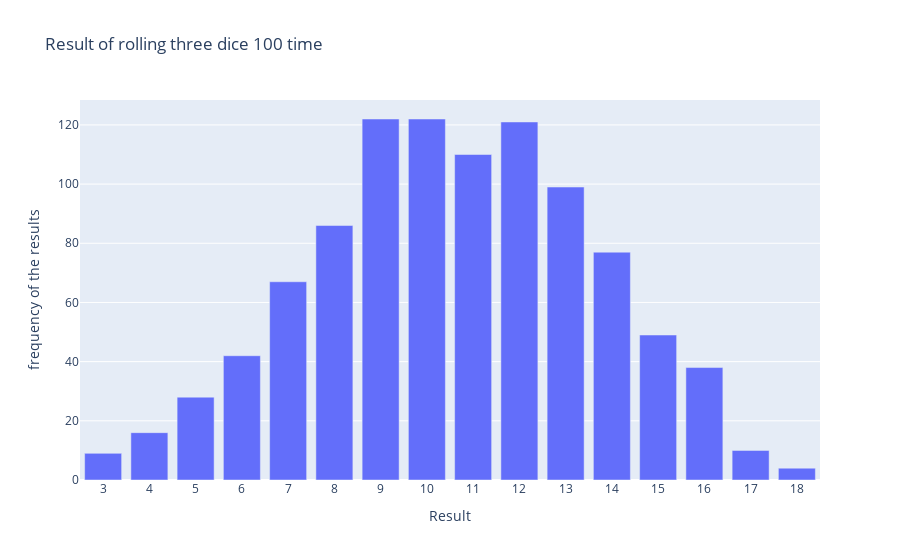

Source (notebook cell):
### Markdown cell above
15-7. Three Dice: When you roll three D6 dice, the smallest number you can roll
is 3 and the largest number is 18. Create a visualization that shows what hap-
pens when you roll three D6 dice.

### Code cell
import plotly.express as px 

# create three D6 dice 
die_1 = Die()
die_2 = Die()
die_3 = Die()

#Make some rolls, and store result in a list 
results = []
for roll_num in range(1000): 
    result = die_1.roll()+die_2.roll()+die_3.roll()
    results.append(result)

# Analyze the results
frequencies = [] 
max_results = die_1.side +die_2.side +die_3.side
poss_results = range(3,max_results+1)

for value in poss_results:
    frequency = results.count(value)
    frequencies.append(frequency)

# Visualize the results 
title = "Result of rolling three dice 1000 time"
labels = {'x':'Result', 'y': 'frequency of the results'}
fig = px.bar(x=poss_results, y=frequencies, title = title, labels = labels)

# further cutomize chart 
fig.update_layout(xaxis_dtick=1) 
fig.show()

### Figure 1 — Plotly figure (JSON) as saved in the notebook; plotly's stock layout.template omitted (floating-point values rounded to 4 significant figures)
{"data": [{"alignmentgroup": "True", "hovertemplate": "Result=%{x}<br>frequency of the results=%{y}<extra></extra>", "legendgroup": "", "marker": {"color": "#636efa", "pattern": {"shape": ""}}, "name": "", "offsetgroup": "", "orientation": "v", "showlegend": false, "textposition": "auto", "type": "bar", "x": [3, 4, 5, 6, 7, 8, 9, 10, 11, 12, 13, 14, 15, 16, 17, 18], "xaxis": "x", "y": [9, 16, 28, 42, 67, 86, 122, 122, 110, 121, 99, 77, 49, 38, 10, 4], "yaxis": "y"}], "layout": {"barmode": "relative", "legend": {"tracegroupgap": 0}, "title": {"text": "Result of rolling three dice 100 time"}, "xaxis": {"anchor": "y", "domain": [0, 1], "dtick": 1, "title": {"text": "Result"}}, "yaxis": {"anchor": "x", "domain": [0, 1], "title": {"text": "frequency of the results"}}}}
